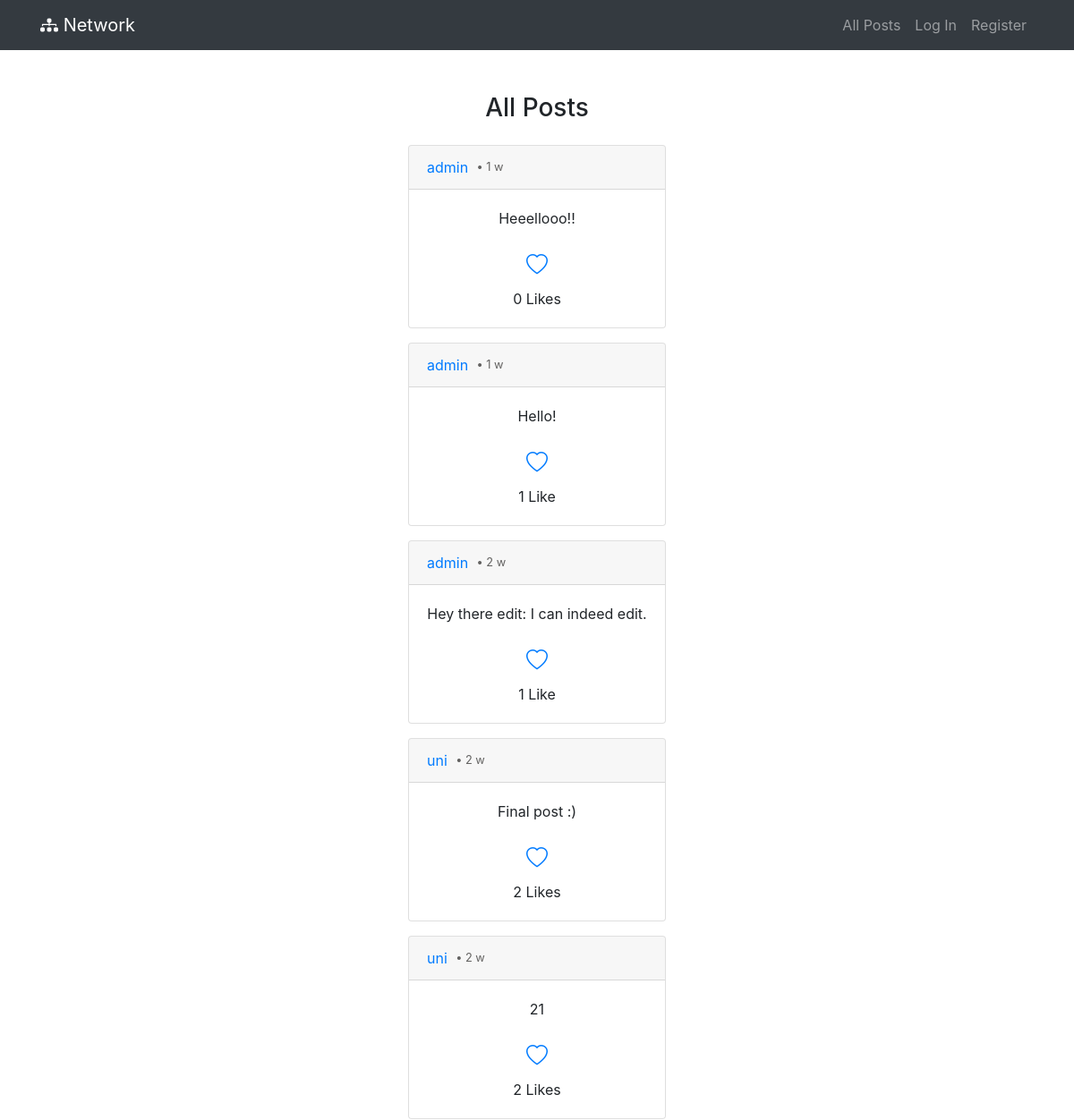
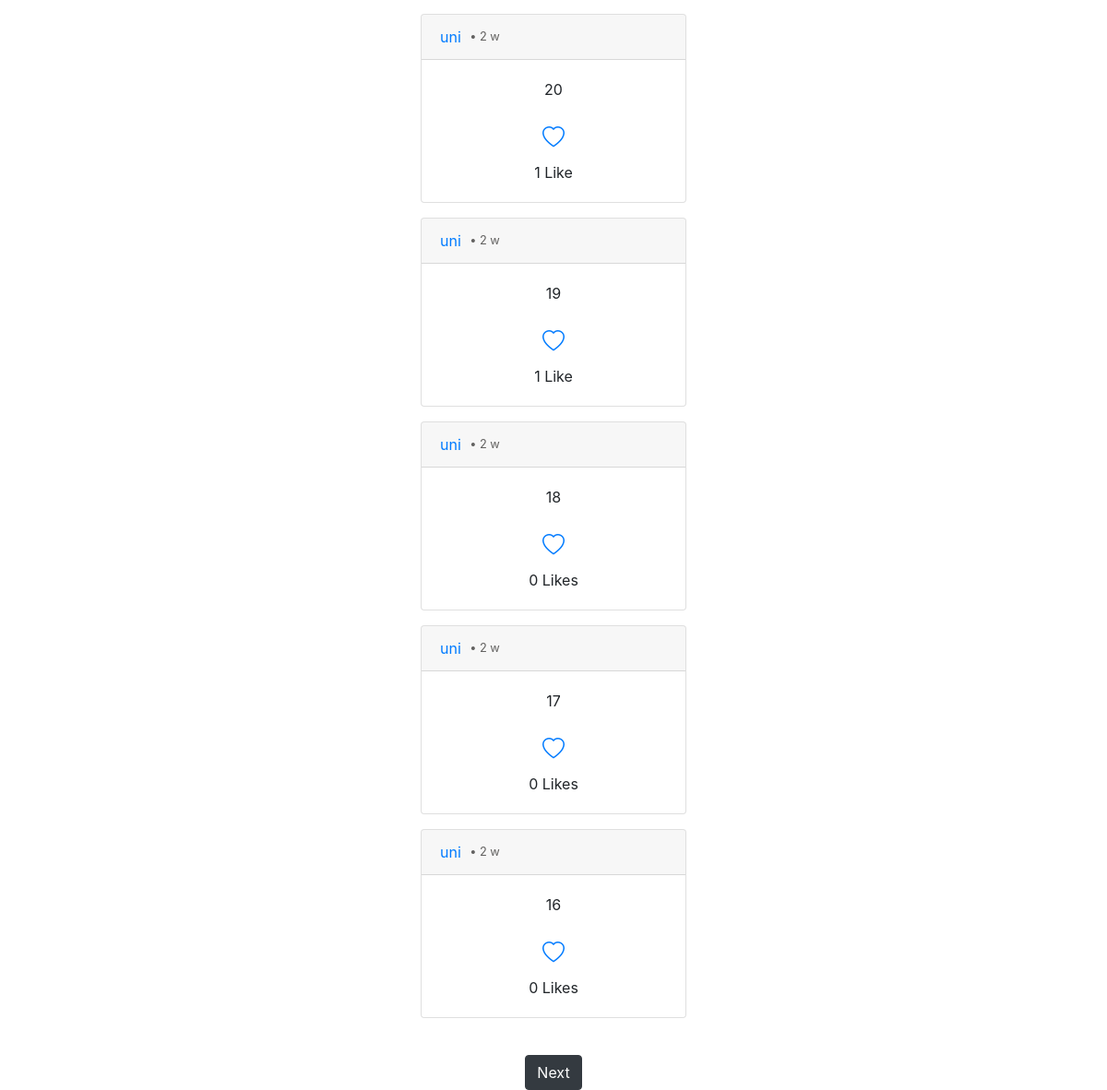
The page /posts on the database its author committed (2 pictures, top to bottom).
### network/models.py (models this page shows, shortened)
class Post(models.Model):
    user = models.ForeignKey(User, on_delete=models.CASCADE, related_name="posts")
    content = models.TextField()
    timestamp = models.DateTimeField(auto_now_add=True)
    @property
    def total_likes(self):
        return self.likes.count()

class User(AbstractUser):
    followers = models.ManyToManyField('self', symmetrical=False, related_name='following')

### network/views.py (the view)
# urls.py: path("posts", views.all_posts, name="all_posts"),
def all_posts(request):
    posts_list = Post.objects.all().order_by('-timestamp')
    paginator = Paginator(posts_list, 10)
    page_number = request.GET.get('page')
    posts = paginator.get_page(page_number)
    if request.user.is_authenticated:
        for post in posts:
            post.has_liked = post.likes.filter(user=request.user).exists()
    return render(request, "network/all_posts.html", {
        "posts": posts
    })

### network/templates/network/all_posts.html (shortened to what this page needs)
{% extends "network/layout.html" %}
{% block body %}
<div class="container mt-5">
    <div class="row justify-content-center">
        <div class="col-md-8 text-center">
            <h3 class="mb-4">All Posts</h3>
            <div class="d-flex flex-column align-items-center">
                {% for post in posts %}
                <div class="card text-bg-dark mb-3 post-card" style="width: 100%;" id="post-{{ post.id }}">
                    <div class="card-header">
                        <div class="d-flex align-items-center">
                            <a href="{% url 'profile' post.user.username %}">{{ post.user.username }}</a>
                            <span class="time-ago ms-2" data-timestamp="{{ post.timestamp|date:'U' }}"></span>
                        </div>
                    </div>
                    <div class="card-body" id="post-content-{{ post.id }}">
                        <p class="post-text card-text">{{ post.content }}</p>
                        <p class="card-text text-center">
                            <a href="javascript:void(0);" class="btn btn-link like-btn" data-post-id="{{ post.id }}">
                                {% if post.has_liked %}
                                    <i class="bi bi-heart-fill" style="color: red; font-size: 1.5rem;"></i>
                                {% else %}
                                    <i class="bi bi-heart" style="font-size: 1.5rem;"></i>
                                {% endif %}
                            </a>
                            <br>
                            <span class="like-count">{{ post.total_likes }}</span> Like{{ post.total_likes|pluralize }}
                        </p>
                    </div>
                </div>
                {% endfor %}
            </div>
        </div>
    </div>
</div>
{% if posts.has_other_pages %}
<div class="d-flex justify-content-center mt-4" style="gap: 15px;">
    {% if posts.has_next %}
        <a href="?page={{ posts.next_page_number }}" class="btn btn-dark">Next</a>
    {% endif %}
</div>
{% endif %}
{% endblock %}

### network/static/network/styles.css (style rules this page uses)
.post-card { margin-bottom: 20px; max-width: 18rem; }
.card-header span { font-size: 0.8rem; color: #636261; }

### rows shown on the page
Post: user.username "admin", content "Heeellooo!!", total_likes "0"
Post: user.username "admin", content "Hello!", total_likes "1"
Post: user.username "admin", content "Hey there edit: I can indeed edit.", total_likes "1"
Post: user.username "uni", content "Final post :)", total_likes "2"
Post: user.username "uni", content "21", total_likes "2"
Post: user.username "uni", content "20", total_likes "1"
Post: user.username "uni", content "19", total_likes "1"
Post: user.username "uni", content "18", total_likes "0"
Post: user.username "uni", content "17", total_likes "0"
Post: user.username "uni", content "16", total_likes "0"
